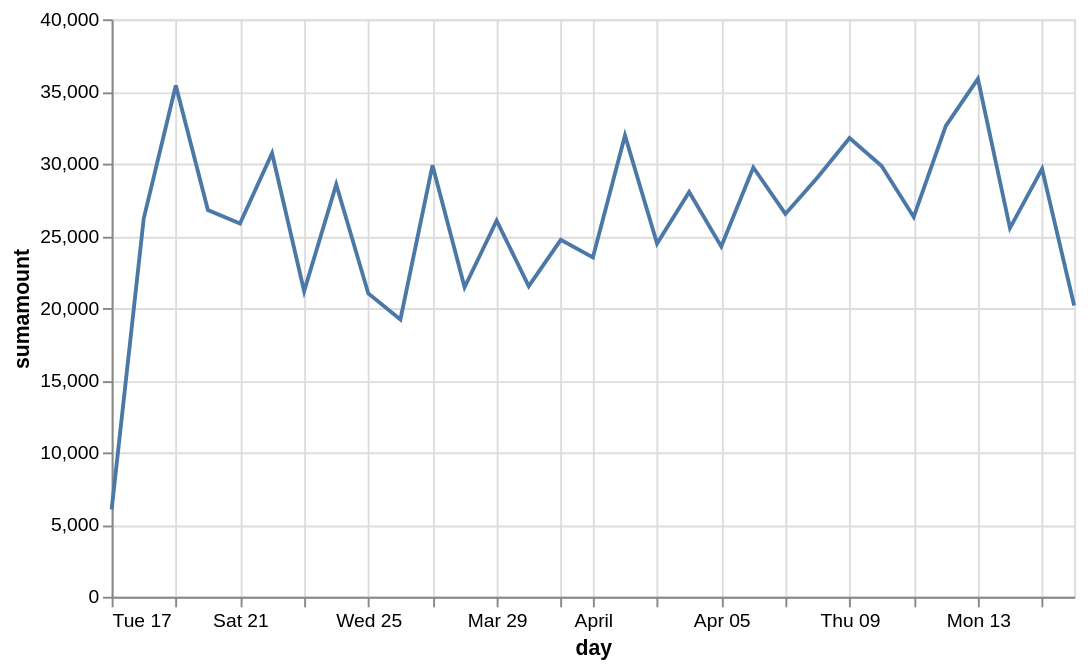

Notebook code cell kept with this figure:
### Code cell
query = "Show daily revenue for the last 30 days"
run_pipeline(query, df)

### Figure 1 — Vega-Lite specification as saved in the notebook (floating-point values rounded to 4 significant figures)
{"config": {"view": {"continuousWidth": 300, "continuousHeight": 300}}, "data": {"name": "data-51aa94926788a897c1fa6194586cb7f7"}, "mark": {"type": "line"}, "encoding": {"x": {"field": "day", "type": "temporal"}, "y": {"field": "sumamount", "type": "quantitative"}}, "height": 300, "width": 500, "$schema": "https://vega.github.io/schema/vega-lite/v5.20.1.json", "datasets": {"data-51aa94926788a897c1fa6194586cb7f7": [{"day": "2026-03-28T00:00:00", "sumamount": 21440.0}, {"day": "2026-04-02T00:00:00", "sumamount": 31950.0}, {"day": "2026-03-23T00:00:00", "sumamount": 21170.0}, {"day": "2026-03-27T00:00:00", "sumamount": 29880.0}, {"day": "2026-04-04T00:00:00", "sumamount": 28030.0}, {"day": "2026-04-08T00:00:00", "sumamount": 29040.0}, {"day": "2026-04-15T00:00:00", "sumamount": 29640.0}, {"day": "2026-03-21T00:00:00", "sumamount": 25860.0}, {"day": "2026-04-01T00:00:00", "sumamount": 23500.0}, {"day": "2026-03-19T00:00:00", "sumamount": 35410.0}, {"day": "2026-03-24T00:00:00", "sumamount": 28560.0}, {"day": "2026-04-09T00:00:00", "sumamount": 31770.0}, {"day": "2026-03-26T00:00:00", "sumamount": 19200.0}, {"day": "2026-04-10T00:00:00", "sumamount": 29840.0}, {"day": "2026-03-17T00:00:00", "sumamount": 6049.0}, {"day": "2026-04-11T00:00:00", "sumamount": 26310.0}, {"day": "2026-03-29T00:00:00", "sumamount": 26050.0}, {"day": "2026-04-03T00:00:00", "sumamount": 24470.0}, {"day": "2026-03-20T00:00:00", "sumamount": 26790.0}, {"day": "2026-04-16T00:00:00", "sumamount": 20170.0}, {"day": "2026-04-14T00:00:00", "sumamount": 25540.0}, {"day": "2026-03-22T00:00:00", "sumamount": 30720.0}, {"day": "2026-04-13T00:00:00", "sumamount": 35880.0}, {"day": "2026-03-18T00:00:00", "sumamount": 26200.0}, {"day": "2026-04-12T00:00:00", "sumamount": 32610.0}, {"day": "2026-03-30T00:00:00", "sumamount": 21510.0}, {"day": "2026-03-25T00:00:00", "sumamount": 21010.0}, {"day": "2026-04-06T00:00:00", "sumamount": 29730.0}, {"day": "2026-04-05T00:00:00", "sumamount": 24260.0}, {"day": "2026-03-31T00:00:00", "sumamount": 24720.0}, {"day": "2026-04-07T00:00:00", "sumamount": 26510.0}]}}
